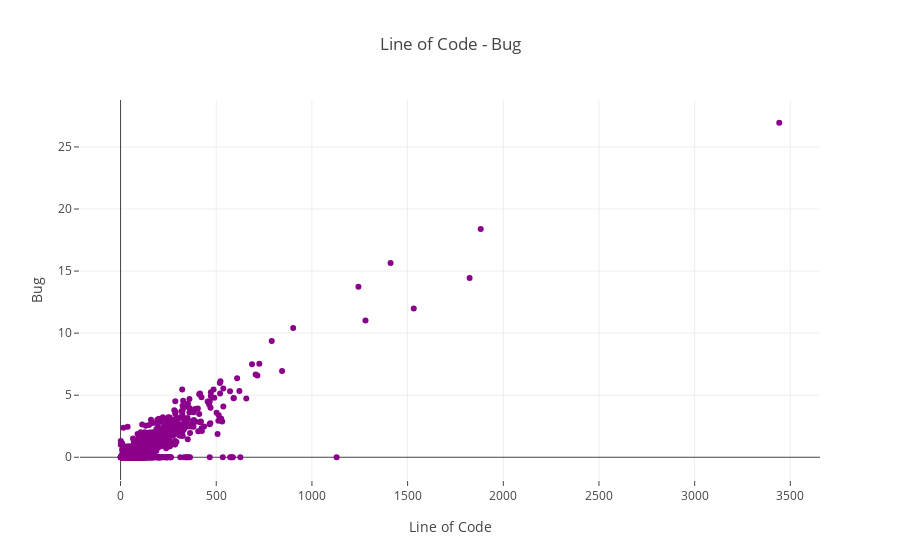

The cell this chart's notebook holds for it:
### Code cell
#Scatter Plot
trace = go.Scatter(
    x = data['loc'],
    y = data.b,
    mode = "markers",
    name = "Line of Code - Bug",
    marker = dict(color = 'darkmagenta'),
    text = "Bug (b)")

scatter_data = [trace]
scatter_layout = dict(title = 'Line of Code - Bug',
              xaxis = dict(title = 'Line of Code', ticklen = 5),
              yaxis = dict(title = 'Bug' , ticklen = 5),
             )
fig = dict(data = scatter_data, layout = scatter_layout)
iplot(fig)

### Figure 1 — Plotly figure (JSON) as saved in the notebook; plotly's stock layout.template omitted (floating-point values rounded to 4 significant figures; data arrays with more than 128 entries replaced by an {"elided": "..."} marker saying what was removed)
{"data": [{"marker": {"color": "darkmagenta"}, "mode": "markers", "name": "Line of Code - Bug", "text": "Bug (b)", "type": "scatter", "uid": "7d6824e9-c2d8-4fc3-b7c1-a34ae2c13b39", "x": {"elided": "10885 float values"}, "y": {"elided": "10885 float values"}}], "layout": {"title": {"text": "Line of Code - Bug"}, "xaxis": {"ticklen": 5, "title": {"text": "Line of Code"}}, "yaxis": {"ticklen": 5, "title": {"text": "Bug"}}}}
